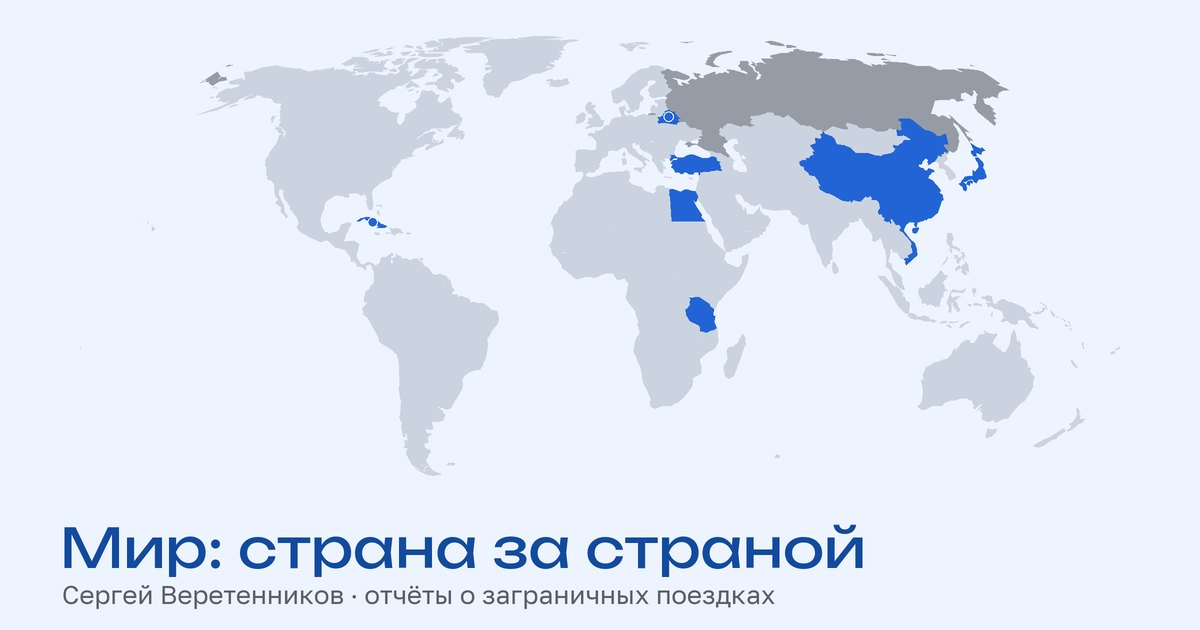
#> input picture og.jpg, 1200 x 630 px
$ python -i thumbs.py   (imports and definitions only)
#> lines starting #> are read from the running program, lines starting #| are printed output that depends on the picture
#!/usr/bin/env python3
"""Миниатюры для главной (WebP): <slug>/thumb.webp 360x270 для списков и <slug>/card.webp 800x600
ТРЕБУЕТ АДАПТАЦИИ К СТРАНАМ (перенесено из «России» 06.10.2026 как есть): завязано на коды субъектов РФ, регионы и их контуры.
для карточек ленты «Любимые» (регионы из FAV в build.py).

  python tools/thumbs.py            # недостающие и устаревшие
  python tools/thumbs.py --force    # все заново
Главный кадр весит 64–709 КБ — на главную с её девятью десятками регионов он не годится.
Кадр тот же, что у обложки (tools/og.py): заданный в PAGES как og, иначе главный; кадрирование то же.
Карточка ленты на экране около 19 rem (300 px) шириной: 800 px хватает и для плотных экранов, весит 50–120 КБ.
"""
import os, sys, re
from PIL import Image

ROOT = os.path.dirname(os.path.dirname(os.path.abspath(__file__)))
sys.path.insert(0, ROOT)
import build as B

W, H = 360, 270          # вдвое больше места на экране: на телефонах с плотным экраном не мылится
CW, CH = 800, 600        # карточка ленты «Любимые»
QUALITY = 72

def hero_of(pg):
    src = open(os.path.join(ROOT, 'src', pg['slug'] + '.html'), encoding='utf-8').read()
    return pg.get('og') or re.search(r'<figure class="hero-ph"[^>]*>.*?<img src="([^"]+)"', src, re.S).group(1)

def thumb(photo, out, w=W, h=H):
#> called with photo = '../og.jpg', out = 'out.png', w = 360, h = 270
    im = Image.open(photo).convert('RGB')
#> im is the input picture: PIL image 1200x630 RGB; mean R, G, B 223.2, 231.2, 245.6
    sc = max(w / im.width, h / im.height)
#> sc = 0.429
    im = im.resize((round(im.width * sc), round(im.height * sc)), Image.LANCZOS)
#> im: PIL image 514x270 RGB
    left = (im.width - w) // 2
#> left = 77
    top = max(0, round((im.height - h) * 0.42))     # как у обложки: чуть выше середины, где обычно главное
#> top = 0
    im.crop((left, top, left + w, top + h)).save(out, 'WEBP', quality=QUALITY, method=6)
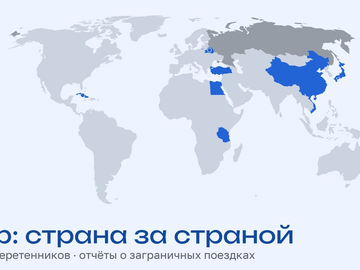
#> saved as out.png: PIL image 360x270 RGB; mean R, G, B 218.5, 227, 242.1

def main():
    force = '--force' in sys.argv
    made = {}
    for pg in B.PAGES:
        photo = os.path.join(ROOT, pg['slug'], hero_of(pg))
        wanted = [('thumb.webp', W, H)] + ([('card.webp', CW, CH)] if pg['slug'] in B.FAV else [])
        for name, w, h in wanted:
            out = os.path.join(ROOT, pg['slug'], name)
            if not force and os.path.exists(out) and os.path.getmtime(out) >= os.path.getmtime(photo):
                continue
            thumb(photo, out, w, h); made[name] = made.get(name, 0) + 1
    sizes = [os.path.getsize(os.path.join(ROOT, pg['slug'], 'thumb.webp')) for pg in B.PAGES]
    print(f'thumb: сделано {made.get("thumb.webp", 0)}, всего {len(sizes)}, вес {sum(sizes) // 1024} КБ, самая тяжёлая {max(sizes) // 1024} КБ')
    cards = [os.path.getsize(os.path.join(ROOT, s, 'card.webp')) for s in B.FAV]
    print(f'card: сделано {made.get("card.webp", 0)}, всего {len(cards)}, вес {sum(cards) // 1024} КБ, самая тяжёлая {max(cards) // 1024} КБ')

# [2 lines not run here, left out]

>>> result = thumb('../og.jpg', 'out.png')
